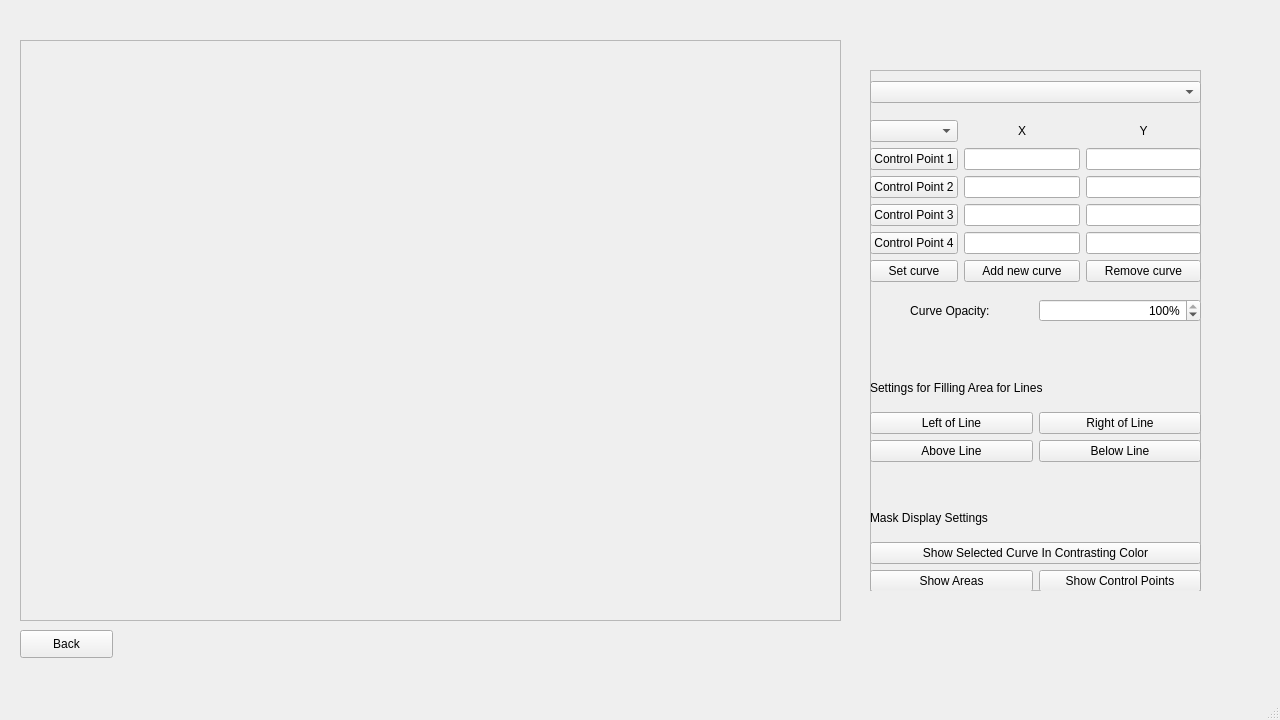
<?xml version="1.0" encoding="UTF-8"?>
<ui version="4.0">
 <class>MainWindow</class>
 <widget class="QMainWindow" name="MainWindow">
  <property name="geometry">
   <rect>
    <x>0</x>
    <y>0</y>
    <width>1280</width>
    <height>720</height>
   </rect>
  </property>
  <property name="windowTitle">
   <string>MainWindow</string>
  </property>
  <widget class="QWidget" name="centralwidget">
   <widget class="QFrame" name="frame_1">
    <property name="geometry">
     <rect>
      <x>20</x>
      <y>40</y>
      <width>821</width>
      <height>581</height>
     </rect>
    </property>
    <property name="frameShape">
     <enum>QFrame::StyledPanel</enum>
    </property>
    <property name="frameShadow">
     <enum>QFrame::Raised</enum>
    </property>
    <widget class="QWidget" name="horizontalLayoutWidget">
     <property name="geometry">
      <rect>
       <x>0</x>
       <y>30</y>
       <width>821</width>
       <height>521</height>
      </rect>
     </property>
     <layout class="QHBoxLayout" name="horizontalLayout_1"/>
    </widget>
   </widget>
   <widget class="QFrame" name="frame_2">
    <property name="geometry">
     <rect>
      <x>870</x>
      <y>70</y>
      <width>331</width>
      <height>521</height>
     </rect>
    </property>
    <property name="frameShape">
     <enum>QFrame::StyledPanel</enum>
    </property>
    <property name="frameShadow">
     <enum>QFrame::Raised</enum>
    </property>
    <widget class="QWidget" name="verticalLayoutWidget">
     <property name="geometry">
      <rect>
       <x>0</x>
       <y>0</y>
       <width>331</width>
       <height>263</height>
      </rect>
     </property>
     <layout class="QVBoxLayout" name="verticalLayout_1">
      <item>
       <widget class="QComboBox" name="Client_projectors_box"/>
      </item>
      <item>
       <layout class="QGridLayout" name="gridLayout_4">
        <item row="2" column="1">
         <widget class="QLineEdit" name="control_point_2_x_line"/>
        </item>
        <item row="1" column="2">
         <widget class="QLineEdit" name="control_point_1_y_line"/>
        </item>
        <item row="3" column="1">
         <widget class="QLineEdit" name="control_point_3_x_line"/>
        </item>
        <item row="4" column="1">
         <widget class="QLineEdit" name="control_point_4_x_line"/>
        </item>
        <item row="4" column="2">
         <widget class="QLineEdit" name="control_point_4_y_line"/>
        </item>
        <item row="5" column="0">
         <widget class="QPushButton" name="Set_control_points_btn">
          <property name="text">
           <string>Set curve</string>
          </property>
         </widget>
        </item>
        <item row="1" column="0">
         <widget class="QPushButton" name="Control_point_1_btn">
          <property name="text">
           <string>Control Point 1</string>
          </property>
         </widget>
        </item>
        <item row="3" column="2">
         <widget class="QLineEdit" name="control_point_3_y_line"/>
        </item>
        <item row="5" column="2">
         <widget class="QPushButton" name="Remove_curve_btn">
          <property name="text">
           <string>Remove curve</string>
          </property>
         </widget>
        </item>
        <item row="0" column="1">
         <widget class="QLabel" name="x_label">
          <property name="text">
           <string>X</string>
          </property>
          <property name="alignment">
           <set>Qt::AlignCenter</set>
          </property>
         </widget>
        </item>
        <item row="5" column="1">
         <widget class="QPushButton" name="Add_curve_btn">
          <property name="text">
           <string>Add new curve</string>
          </property>
         </widget>
        </item>
        <item row="2" column="2">
         <widget class="QLineEdit" name="control_point_2_y_line"/>
        </item>
        <item row="2" column="0">
         <widget class="QPushButton" name="Control_point_2_btn">
          <property name="text">
           <string>Control Point 2</string>
          </property>
         </widget>
        </item>
        <item row="4" column="0">
         <widget class="QPushButton" name="Control_point_4_btn">
          <property name="text">
           <string>Control Point 4</string>
          </property>
         </widget>
        </item>
        <item row="1" column="1">
         <widget class="QLineEdit" name="control_point_1_x_line"/>
        </item>
        <item row="0" column="0">
         <widget class="QComboBox" name="Curve_box"/>
        </item>
        <item row="3" column="0">
         <widget class="QPushButton" name="Control_point_3_btn">
          <property name="text">
           <string>Control Point 3</string>
          </property>
         </widget>
        </item>
        <item row="0" column="2">
         <widget class="QLabel" name="y_label">
          <property name="text">
           <string>Y</string>
          </property>
          <property name="alignment">
           <set>Qt::AlignCenter</set>
          </property>
         </widget>
        </item>
       </layout>
      </item>
      <item>
       <layout class="QHBoxLayout" name="horizontalLayout_7">
        <item>
         <widget class="QLabel" name="curve_opacity_label">
          <property name="layoutDirection">
           <enum>Qt::LeftToRight</enum>
          </property>
          <property name="text">
           <string>Curve Opacity: </string>
          </property>
          <property name="textFormat">
           <enum>Qt::AutoText</enum>
          </property>
          <property name="alignment">
           <set>Qt::AlignCenter</set>
          </property>
         </widget>
        </item>
        <item>
         <widget class="QDoubleSpinBox" name="Curve_opacity_box">
          <property name="alignment">
           <set>Qt::AlignRight|Qt::AlignTrailing|Qt::AlignVCenter</set>
          </property>
          <property name="suffix">
           <string>%</string>
          </property>
          <property name="decimals">
           <number>0</number>
          </property>
          <property name="maximum">
           <double>100.000000000000000</double>
          </property>
          <property name="value">
           <double>100.000000000000000</double>
          </property>
         </widget>
        </item>
       </layout>
      </item>
     </layout>
    </widget>
    <widget class="QWidget" name="horizontalLayoutWidget_2">
     <property name="geometry">
      <rect>
       <x>0</x>
       <y>300</y>
       <width>331</width>
       <height>92</height>
      </rect>
     </property>
     <layout class="QHBoxLayout" name="horizontalLayout_2">
      <item>
       <layout class="QVBoxLayout" name="verticalLayout_2">
        <item>
         <widget class="QLabel" name="Filling_lines_label">
          <property name="text">
           <string>Settings for Filling Area for Lines</string>
          </property>
         </widget>
        </item>
        <item>
         <layout class="QGridLayout" name="gridLayout_5">
          <item row="1" column="1">
           <widget class="QPushButton" name="Below_line_btn">
            <property name="text">
             <string>Below Line</string>
            </property>
           </widget>
          </item>
          <item row="1" column="0">
           <widget class="QPushButton" name="Above_line_btn">
            <property name="text">
             <string>Above Line</string>
            </property>
           </widget>
          </item>
          <item row="0" column="0">
           <widget class="QPushButton" name="Left_line_btn">
            <property name="text">
             <string>Left of Line</string>
            </property>
           </widget>
          </item>
          <item row="0" column="1">
           <widget class="QPushButton" name="Right_line_btn">
            <property name="text">
             <string>Right of Line</string>
            </property>
           </widget>
          </item>
         </layout>
        </item>
       </layout>
      </item>
     </layout>
    </widget>
    <widget class="QWidget" name="horizontalLayoutWidget_3">
     <property name="geometry">
      <rect>
       <x>0</x>
       <y>430</y>
       <width>331</width>
       <height>92</height>
      </rect>
     </property>
     <layout class="QHBoxLayout" name="horizontalLayout_3">
      <item>
       <layout class="QVBoxLayout" name="verticalLayout_3">
        <item>
         <widget class="QLabel" name="Mask_display_label">
          <property name="text">
           <string>Mask Display Settings</string>
          </property>
         </widget>
        </item>
        <item>
         <widget class="QPushButton" name="Show_contrast_curve_btn">
          <property name="text">
           <string>Show Selected Curve In Contrasting Color</string>
          </property>
         </widget>
        </item>
        <item>
         <layout class="QHBoxLayout" name="horizontalLayout_4">
          <item>
           <widget class="QPushButton" name="Show_areas_btn">
            <property name="text">
             <string>Show Areas</string>
            </property>
           </widget>
          </item>
          <item>
           <widget class="QPushButton" name="Show_control_points_btn">
            <property name="text">
             <string>Show Control Points</string>
            </property>
           </widget>
          </item>
         </layout>
        </item>
       </layout>
      </item>
     </layout>
    </widget>
   </widget>
   <widget class="QPushButton" name="Back_btn">
    <property name="geometry">
     <rect>
      <x>20</x>
      <y>630</y>
      <width>93</width>
      <height>28</height>
     </rect>
    </property>
    <property name="text">
     <string>Back</string>
    </property>
   </widget>
  </widget>
  <widget class="QMenuBar" name="menubar">
   <property name="geometry">
    <rect>
     <x>0</x>
     <y>0</y>
     <width>1280</width>
     <height>26</height>
    </rect>
   </property>
  </widget>
  <widget class="QStatusBar" name="statusbar"/>
 </widget>
 <tabstops>
  <tabstop>control_point_1_x_line</tabstop>
  <tabstop>control_point_1_y_line</tabstop>
  <tabstop>control_point_2_x_line</tabstop>
  <tabstop>control_point_2_y_line</tabstop>
  <tabstop>control_point_3_x_line</tabstop>
  <tabstop>control_point_3_y_line</tabstop>
  <tabstop>control_point_4_x_line</tabstop>
  <tabstop>control_point_4_y_line</tabstop>
  <tabstop>Set_control_points_btn</tabstop>
  <tabstop>Add_curve_btn</tabstop>
  <tabstop>Remove_curve_btn</tabstop>
  <tabstop>Curve_opacity_box</tabstop>
  <tabstop>Left_line_btn</tabstop>
  <tabstop>Right_line_btn</tabstop>
  <tabstop>Above_line_btn</tabstop>
  <tabstop>Below_line_btn</tabstop>
  <tabstop>Show_contrast_curve_btn</tabstop>
  <tabstop>Show_areas_btn</tabstop>
  <tabstop>Show_control_points_btn</tabstop>
  <tabstop>Curve_box</tabstop>
  <tabstop>Client_projectors_box</tabstop>
  <tabstop>Control_point_1_btn</tabstop>
  <tabstop>Control_point_2_btn</tabstop>
  <tabstop>Control_point_3_btn</tabstop>
  <tabstop>Control_point_4_btn</tabstop>
  <tabstop>Back_btn</tabstop>
 </tabstops>
 <resources/>
 <connections/>
</ui>
